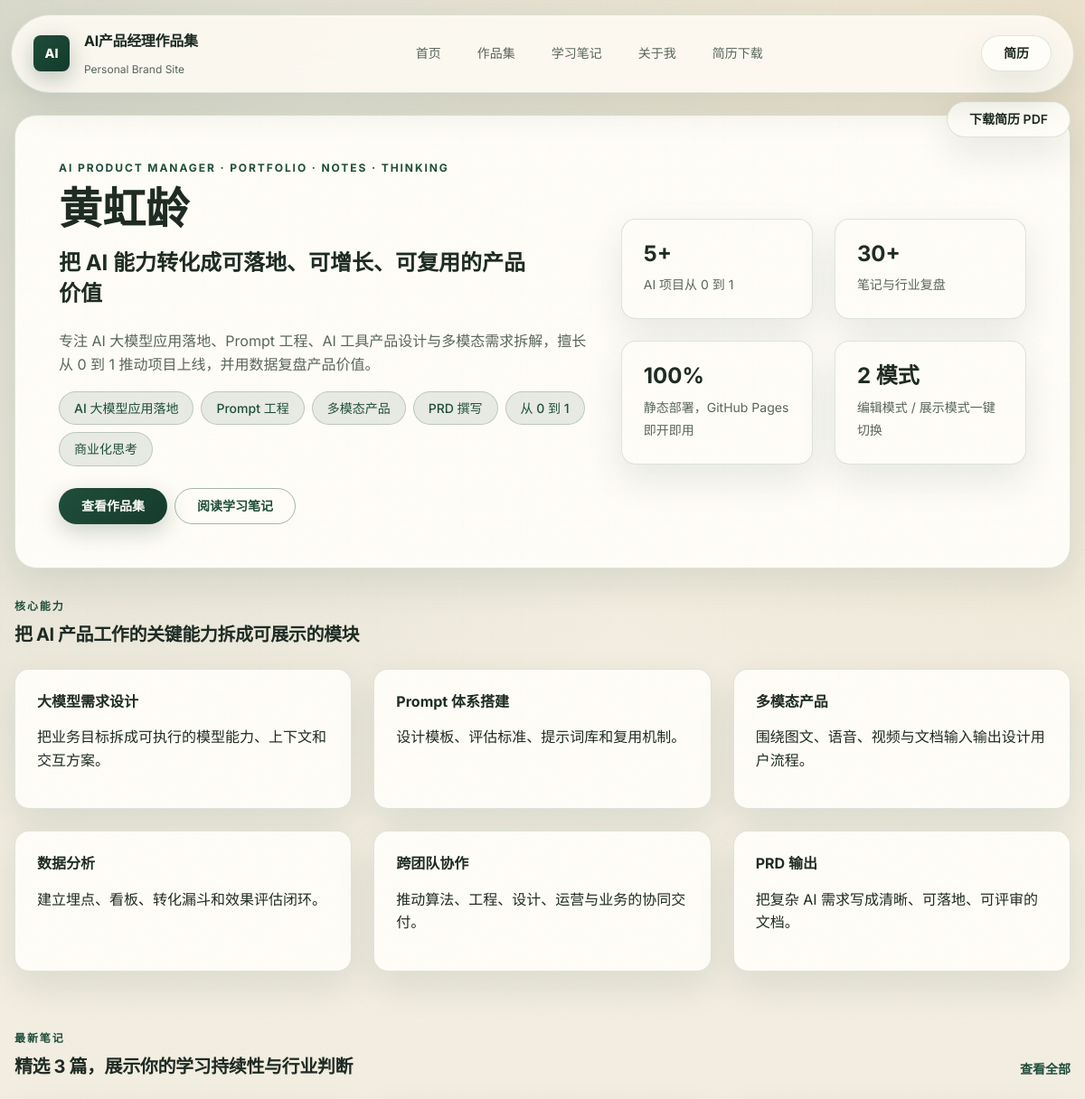
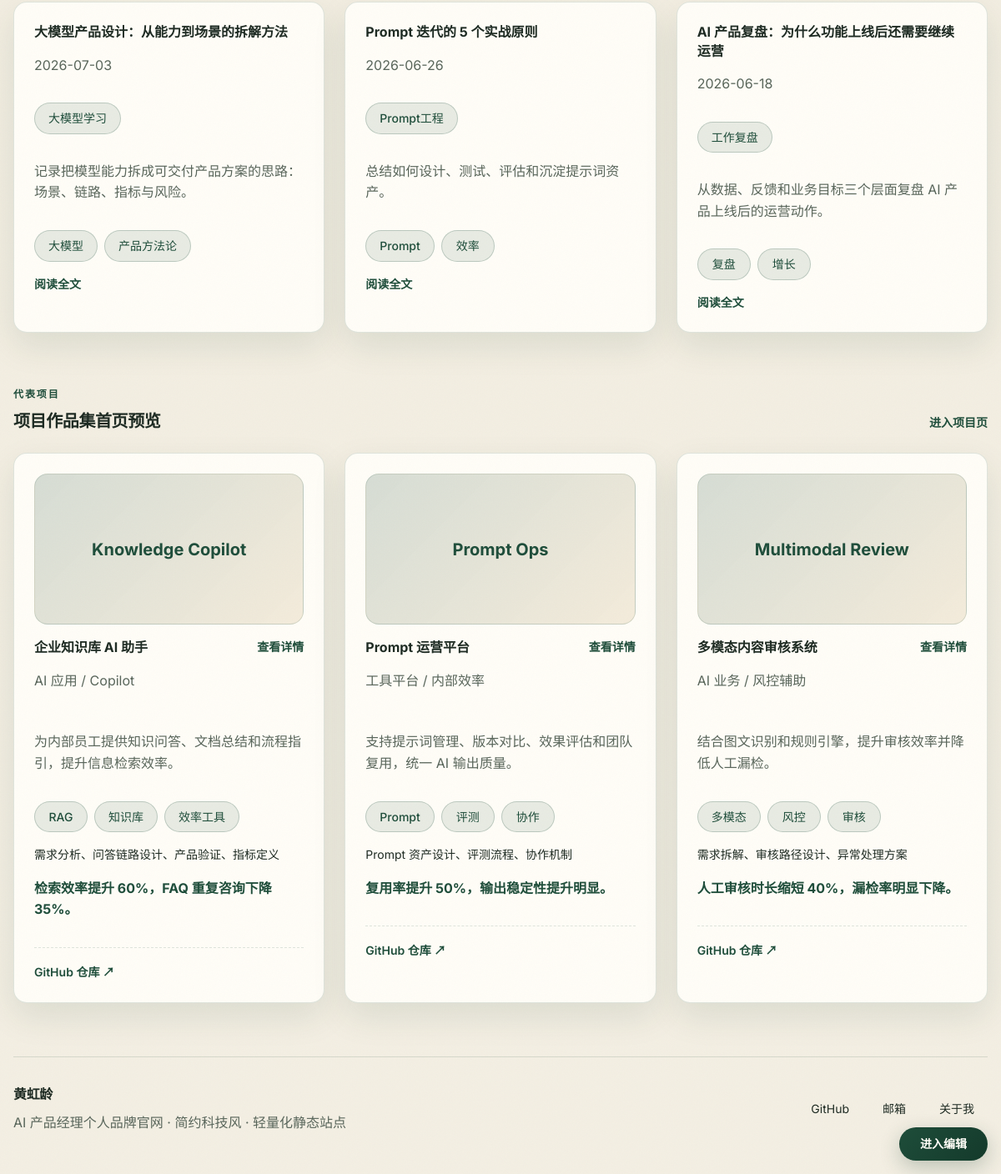
The page / on the database its author committed (2 pictures, top to bottom).
### tables this page shows
CREATE TABLE site_profile (
  id          INT PRIMARY KEY DEFAULT 1,
  name        VARCHAR(100)  NOT NULL COMMENT '姓名',
  slogan      VARCHAR(255)  NOT NULL COMMENT '一句话标语',
  intro       TEXT          NOT NULL COMMENT '个人简介',
  github      VARCHAR(255)  DEFAULT '' COMMENT 'GitHub 主页地址',
  email       VARCHAR(100)  DEFAULT '' COMMENT '邮箱地址',
  resume      VARCHAR(255)  DEFAULT 'assets/files/resume.pdf' COMMENT '简历文件路径',
  badges      JSON          COMMENT '首页标签数组，如["AI大模型","Prompt工程"]',
  updated_at  TIMESTAMP     DEFAULT CURRENT_TIMESTAMP ON UPDATE CURRENT_TIMESTAMP
);

CREATE TABLE stats (
  id          INT AUTO_INCREMENT PRIMARY KEY,
  value       VARCHAR(50)   NOT NULL COMMENT '显示数值，如 5+',
  label       VARCHAR(200)  NOT NULL COMMENT '描述文字',
  sort_order  INT           DEFAULT 0 COMMENT '排序（越小越靠前）'
);

CREATE TABLE capabilities (
  id          INT AUTO_INCREMENT PRIMARY KEY,
  title       VARCHAR(100)  NOT NULL COMMENT '能力标题',
  description TEXT          NOT NULL COMMENT '能力描述',
  sort_order  INT           DEFAULT 0 COMMENT '排序'
);

CREATE TABLE notes (
  id           INT AUTO_INCREMENT PRIMARY KEY,
  slug         VARCHAR(100)  NOT NULL UNIQUE COMMENT 'URL标识（英文）',
  title        VARCHAR(200)  NOT NULL COMMENT '笔记标题',
  date         DATE          NOT NULL COMMENT '发布日期',
  category_id  INT           NOT NULL COMMENT '分类ID（关联 note_categories.id）',
  summary      TEXT          NOT NULL COMMENT '摘要',
  content      MEDIUMTEXT    NOT NULL COMMENT '正文（支持 Markdown 语法）',
  tags         JSON          COMMENT '标签数组',
  sort_order   INT           DEFAULT 0 COMMENT '排序',
  created_at   TIMESTAMP     DEFAULT CURRENT_TIMESTAMP,
   
  CONSTRAINT fk_notes_category FOREIGN KEY (category_id)
    REFERENCES note_categories(id) ON DELETE RESTRICT ON UPDATE CASCADE
);

CREATE TABLE note_categories (
  id          INT AUTO_INCREMENT PRIMARY KEY,
  name        VARCHAR(50)   NOT NULL UNIQUE COMMENT '分类名称',
  sort_order  INT           DEFAULT 0 COMMENT '排序'
);

CREATE TABLE projects (
  id                INT AUTO_INCREMENT PRIMARY KEY,
  slug              VARCHAR(100)  NOT NULL UNIQUE COMMENT 'URL标识（英文），用于详情页地址',
  name              VARCHAR(200)  NOT NULL COMMENT '项目名称',
  type              VARCHAR(100)  NOT NULL COMMENT '项目类型',
  intro             TEXT          NOT NULL COMMENT '项目简介',
  role              VARCHAR(255)  NOT NULL COMMENT '我的职责',
  result            VARCHAR(255)  NOT NULL COMMENT '成果数据',
  cover             VARCHAR(100)  DEFAULT '' COMMENT '封面文字（无图片时显示）',
  github            VARCHAR(255)  DEFAULT '' COMMENT 'GitHub 仓库地址',
  tags              JSON          COMMENT '项目标签数组',
   
  detail_background TEXT          COMMENT '项目背景',
  detail_prd        JSON          COMMENT 'PRD 要点数组',
  detail_screenshots JSON         COMMENT '截图说明数组',
  detail_metrics    JSON          COMMENT '指标数据数组',
  detail_review     TEXT          COMMENT '复盘总结',
  sort_order        INT           DEFAULT 0 COMMENT '排序',
  created_at        TIMESTAMP     DEFAULT CURRENT_TIMESTAMP
);

### includes/functions.php (called while the page is built, shortened)
<?php
require_once __DIR__ . '/db.php';
function e($text) {
    return htmlspecialchars($text ?? '', ENT_QUOTES, 'UTF-8');
}
function parseJsonArray($jsonStr) {
    $arr = json_decode($jsonStr, true);
    return is_array($arr) ? $arr : [];
}
function isEditMode() {
    return isset($_COOKIE['edit_mode']) && $_COOKIE['edit_mode'] === '1';
}
function editUrl($url) {
    if (!isEditMode()) return $url;
    $sep = strpos($url, '?') !== false ? '&' : '?';
    return $url . $sep . 'edit=1';
}
function getProfile() {
    $stmt = db()->prepare('SELECT * FROM site_profile WHERE id = 1 LIMIT 1');
    $stmt->execute();
    $profile = $stmt->fetch();
    if ($profile) {
        $profile['badges'] = parseJsonArray($profile['badges'] ?? null);
    }
    return $profile ?: null;
}
function getStats() {
    $stmt = db()->prepare('SELECT id, value, label, sort_order FROM stats ORDER BY sort_order ASC');
    $stmt->execute();
    return $stmt->fetchAll();
}
function getCapabilities() {
    $stmt = db()->prepare('SELECT id, title, description, sort_order FROM capabilities ORDER BY sort_order ASC');
    $stmt->execute();
    return $stmt->fetchAll();
}
function getProjects() {
    $stmt = db()->prepare('
        SELECT id, slug, name, type, intro, role, result, cover, github, tags, sort_order
        FROM projects
        ORDER BY sort_order ASC
    ');
    $stmt->execute();
    $projects = $stmt->fetchAll();
    return $projects;
}
function getLatestNotes($limit = 3) {
    $stmt = db()->prepare('
        SELECT n.id, n.slug, n.title, n.date, n.category_id, nc.name AS category, n.summary, n.tags
        FROM notes n
        JOIN note_categories nc ON n.category_id = nc.id
        ORDER BY n.date DESC
        LIMIT ?
    ');
    $stmt->bindValue(1, $limit, PDO::PARAM_INT);
    $stmt->execute();
    $list = $stmt->fetchAll();
    return $list;
}

### includes/db.php (called while the page is built, shortened)
<?php
function db() {
    static $pdo = null;
    if ($pdo === null) {
        $dsn = sprintf(
            'mysql:host=%s;port=%d;dbname=%s;charset=%s',
            DB_HOST, DB_PORT, DB_NAME, DB_CHARSET
        );
        try {
            $pdo = new PDO($dsn, DB_USER, DB_PASS, [
                PDO::ATTR_ERRMODE            => PDO::ERRMODE_EXCEPTION,
                PDO::ATTR_DEFAULT_FETCH_MODE => PDO::FETCH_ASSOC,
                PDO::ATTR_EMULATE_PREPARES   => false,
            ]);
        } catch (PDOException $e) {
            die('数据库连接失败：' . $e->getMessage() . '<br>请检查 config.php 配置是否正确。');
        }
    }
    return $pdo;
}

### index.php (the view, shortened to what this page needs)
<?php
require_once __DIR__ . '/includes/header.php';
$stats       = getStats();
$capabilities= getCapabilities();
$latestNotes = getLatestNotes(3);
$projects    = getProjects();
$editing     = isEditMode();
?>
<main id="home">
    <section class="hero shell section-card"<?php if ($editing): ?> data-edit-type="profile" data-edit-id="1"<?= editDataAttr($profile) ?><?php endif; ?>>
        <div class="hero-copy">
            <p class="eyebrow">AI Product Manager · Portfolio · Notes · Thinking</p>
            <h1><?= e($profile['name']) ?></h1>
            <h2><?= e($profile['slogan']) ?></h2>
            <p class="hero-text"><?= e($profile['intro']) ?></p>
            <div class="hero-badges">
                <?php foreach ($profile['badges'] as $badge): ?>
                    <span class="badge"><?= e($badge) ?></span>
                <?php endforeach; ?>
            </div>
            <div class="hero-cta">
                <a class="button button-primary" href="<?= e(editUrl('projects.php')) ?>">查看作品集</a>
                <a class="button button-ghost" href="<?= e(editUrl('notes.php')) ?>">阅读学习笔记</a>
            </div>
        </div>
        <div class="hero-panel">
            <div class="stat-grid">
                <?php foreach ($stats as $stat): ?>
                    <article class="stat-card"<?php if ($editing): ?> data-edit-type="stat" data-edit-id="<?= (int)$stat['id'] ?>"<?= editDataAttr($stat) ?><?php endif; ?>>
                        <strong><?= e($stat['value']) ?></strong>
                        <span><?= e($stat['label']) ?></span>
                    </article>
                <?php endforeach; ?>
            </div>
        </div>
    </section>
    <section class="shell section-block">
        <div class="section-head">
            <div>
                <p class="section-kicker">核心能力</p>
                <h3>把 AI 产品工作的关键能力拆成可展示的模块</h3>
            </div>
        </div>
        <div class="capability-grid">
            <?php foreach ($capabilities as $cap): ?>
                <article class="section-card capability-card"<?php if ($editing): ?> data-edit-type="capability" data-edit-id="<?= (int)$cap['id'] ?>"<?= editDataAttr($cap) ?><?php endif; ?>>
                    <h4><?= e($cap['title']) ?></h4>
                    <p><?= e($cap['description']) ?></p>
                </article>
            <?php endforeach; ?>
        </div>
    </section>
    <section class="shell section-block">
        <div class="section-head">
            <div>
                <p class="section-kicker">最新笔记</p>
                <h3>精选 3 篇，展示你的学习持续性与行业判断</h3>
            </div>
            <a href="<?= e(editUrl('notes.php')) ?>" class="text-link">查看全部</a>
        </div>
        <div class="card-grid">
            <?php if (empty($latestNotes)): ?>
                <article class="card"><h4>暂无笔记</h4><p>请在后台添加笔记内容。</p></article>
            <?php else: ?>
                <?php foreach ($latestNotes as $note): ?>
                    <article class="card"<?php if ($editing): ?> data-edit-type="note" data-edit-id="<?= (int)$note['id'] ?>"<?= editDataAttr($note) ?><?php endif; ?>>
                        <div class="card-header">
                            <div>
                                <h4><?= e($note['title']) ?></h4>
                                <p><?= e($note['date']) ?></p>
                            </div>
                            <span class="tag"><?= e($note['category']) ?></span>
                        </div>
                        <p><?= e($note['summary']) ?></p>
                        <div class="card-tags">
                            <?php foreach ($note['tags'] as $tag): ?>
                                <span class="badge"><?= e($tag) ?></span>
                            <?php endforeach; ?>
                        </div>
                        <div class="card-footer">
                            <a class="text-link" href="<?= e(editUrl('note.php?slug=' . urlencode($note['slug']))) ?>">阅读全文</a>
                        </div>
                    </article>
                <?php endforeach; ?>
            <?php endif; ?>
        </div>
    </section>
    <section class="shell section-block">
        <div class="section-head">
            <div>
                <p class="section-kicker">代表项目</p>
                <h3>项目作品集首页预览</h3>
            </div>
            <a href="<?= e(editUrl('projects.php')) ?>" class="text-link">进入项目页</a>
        </div>
        <div class="card-grid">
            <?php if (empty($projects)): ?>
                <article class="card"><h4>暂无项目</h4><p>请在后台添加项目数据。</p></article>
            <?php else: ?>
                <?php foreach ($projects as $project): ?>
                    <article class="card"<?php if ($editing): ?> data-edit-type="project" data-edit-id="<?= (int)$project['id'] ?>"<?= editDataAttr($project) ?><?php endif; ?>>
                        <?php if (!empty($project['cover'])): ?>
                            <div class="card-cover"><?= e($project['cover']) ?></div>
                        <?php endif; ?>
                        <div class="card-header">
                            <div>
                                <h4><?= e($project['name']) ?></h4>
                                <p><?= e($project['type']) ?></p>
                            </div>
                            <a class="text-link" href="<?= e(editUrl('project.php?slug=' . urlencode($project['slug']))) ?>">查看详情</a>
                        </div>
                        <p><?= e($project['intro']) ?></p>
                        <div class="card-tags">
                            <?php foreach ($project['tags'] as $tag): ?>
                                <span class="tag"><?= e($tag) ?></span>
                            <?php endforeach; ?>
                        </div>
                        <div class="card-footer">
                            <span><?= e($project['role']) ?></span>
                            <strong><?= e($project['result']) ?></strong>
                        </div>
                        <?php if (!empty($project['github'])): ?>
                            <div class="card-github">
                                <a class="text-link card-github-link" href="<?= e($project['github']) ?>" target="_blank" rel="noreferrer">GitHub 仓库 ↗</a>
                            </div>
                        <?php endif; ?>
                    </article>
                <?php endforeach; ?>
            <?php endif; ?>
        </div>
    </section>
</main>
<?php require_once __DIR__ . '/includes/footer.php'; ?>

### includes/header.php (shortened to what this page needs)
<?php
require_once __DIR__ . '/functions.php';
$profile = getProfile();
$editing = isEditMode();
?>
<!DOCTYPE html>
<html lang="zh-CN">
<head>
    <link rel="stylesheet" href="assets/css/styles.css?v=20260714v3" />
</head>
<body class="<?= $editing ? 'editor-mode' : '' ?>">
<header class="site-header">
    <a class="brand" href="<?= e(editUrl('index.php')) ?>">
        <span class="brand-mark">AI</span>
        <span>
            <strong>AI产品经理作品集</strong>
            <small>Personal Brand Site</small>
        </span>
    </a>
    <nav class="site-nav" aria-label="主导航">
        <a href="<?= e(editUrl('index.php')) ?>">首页</a>
        <a href="<?= e(editUrl('projects.php')) ?>">作品集</a>
        <a href="<?= e(editUrl('notes.php')) ?>">学习笔记</a>
        <a href="<?= e(editUrl('about.php')) ?>">关于我</a>
        <?php if (!empty($profile['resume'])): ?>
            <a href="<?= e($profile['resume']) ?>" download>简历下载</a>
        <?php endif; ?>
    </nav>
    <div class="header-actions">
        <?php if (!empty($profile['resume'])): ?>
            <a class="icon-button" href="<?= e($profile['resume']) ?>" download title="下载简历">简历</a>
        <?php endif; ?>
    </div>
</header>
<?php if ($editing): ?>
<div class="edit-toolbar">
    <button class="edit-tool-btn edit-tool-exit" id="edit-exit-btn" type="button">退出编辑</button>
</div>
<?php else: ?>
<button class="edit-toggle-btn" id="edit-enter-btn" type="button">进入编辑</button>
<?php endif; ?>

### includes/footer.php (shortened to what this page needs)
<footer class="site-footer shell">
    <div>
        <strong><?= e($profile['name'] ?? '') ?></strong>
        <p>AI 产品经理个人品牌官网 · 简约科技风 · 轻量化静态站点</p>
    </div>
    <div class="footer-links">
        <?php if (!empty($profile['github'])): ?>
            <a href="<?= e($profile['github']) ?>" target="_blank" rel="noreferrer">GitHub</a>
        <?php endif; ?>
        <?php if (!empty($profile['email'])): ?>
            <a href="mailto:<?= e($profile['email']) ?>">邮箱</a>
        <?php endif; ?>
        <a href="<?= e(editUrl('about.php')) ?>">关于我</a>
    </div>
</footer>
<?php if (!empty($profile['resume'])): ?>
<div class="floating-actions">
    <a class="floating-button" href="<?= e($profile['resume']) ?>" download>下载简历 PDF</a>
</div>
<?php endif; ?>
</body>
</html>

### rows shown on the page
site_profile: name "黄虹龄", slogan "把 AI 能力转化成可落地、可增长、可复用的产品价值", intro "专注 AI 大模型应用落地、Prompt 工程、AI 工具产品设计与多模态需求拆解，擅长从 0 到 1 推动项目上线，并用数据复盘产品价值。"
stats: value "5+", label "AI 项目从 0 到 1"
stats: value "30+", label "笔记与行业复盘"
stats: value "100%", label "静态部署，GitHub Pages 即开即用"
stats: value "2 模式", label "编辑模式 / 展示模式一键切换"
capabilities: title "大模型需求设计", description "把业务目标拆成可执行的模型能力、上下文和交互方案。"
capabilities: title "Prompt 体系搭建", description "设计模板、评估标准、提示词库和复用机制。"
capabilities: title "多模态产品", description "围绕图文、语音、视频与文档输入输出设计用户流程。"
capabilities: title "数据分析", description "建立埋点、看板、转化漏斗和效果评估闭环。"
capabilities: title "跨团队协作", description "推动算法、工程、设计、运营与业务的协同交付。"
capabilities: title "PRD 输出", description "把复杂 AI 需求写成清晰、可落地、可评审的文档。"
notes: title "大模型产品设计：从能力到场景的拆解方法", date "2026-07-03", category.name "大模型学习", summary "记录把模型能力拆成可交付产品方案的思路：场景、链路、指标与风险。", tag "大模型", tag "产品方法论"
notes: title "Prompt 迭代的 5 个实战原则", date "2026-06-26", category.name "Prompt工程", summary "总结如何设计、测试、评估和沉淀提示词资产。", tag "Prompt", tag "效率"
notes: title "AI 产品复盘：为什么功能上线后还需要继续运营", date "2026-06-18", category.name "工作复盘", summary "从数据、反馈和业务目标三个层面复盘 AI 产品上线后的运营动作。", tag "复盘", tag "增长"
projects: cover "Knowledge Copilot", name "企业知识库 AI 助手", type "AI 应用 / Copilot", intro "为内部员工提供知识问答、文档总结和流程指引，提升信息检索效率。", tag "RAG", tag "知识库", tag "效率工具", role "需求分析、问答链路设计、产品验证、指标定义", result "检索效率提升 60%，FAQ 重复咨询下降 35%。"
projects: cover "Prompt Ops", name "Prompt 运营平台", type "工具平台 / 内部效率", intro "支持提示词管理、版本对比、效果评估和团队复用，统一 AI 输出质量。", tag "Prompt", tag "评测", tag "协作", role "Prompt 资产设计、评测流程、协作机制", result "复用率提升 50%，输出稳定性提升明显。"
projects: cover "Multimodal Review", name "多模态内容审核系统", type "AI 业务 / 风控辅助", intro "结合图文识别和规则引擎，提升审核效率并降低人工漏检。", tag "多模态", tag "风控", tag "审核", role "需求拆解、审核路径设计、异常处理方案", result "人工审核时长缩短 40%，漏检率明显下降。"

### other values the page prints
$badge "AI 大模型应用落地"
$badge "Prompt 工程"
$badge "多模态产品"
$badge "PRD 撰写"
$badge "从 0 到 1"
$badge "商业化思考"
